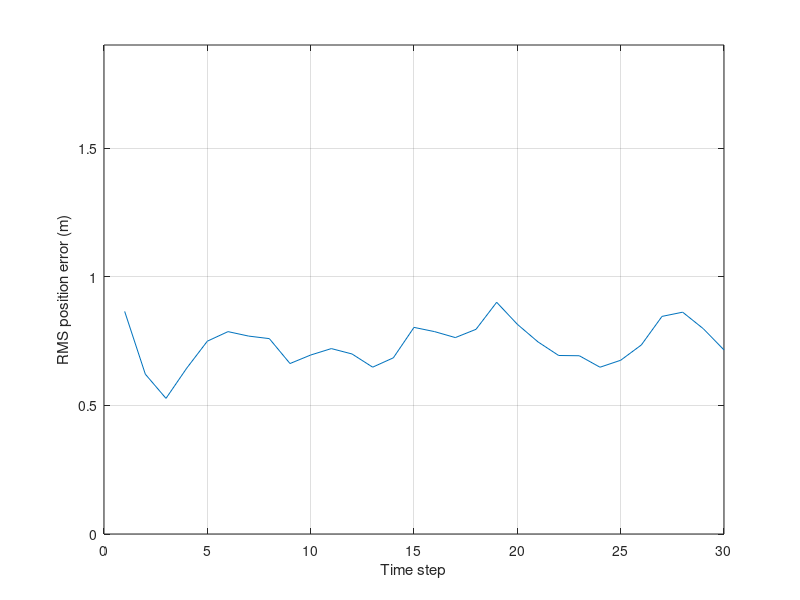

Write the MATLAB code that produced this figure.
%This code provides the Kalman filter code and the calculation of the root
%mean square error (RMSE) using Monte Carlo simulation
%Author Angel Garcia-Fernandez
clear
randn('seed',12)
rand('seed',12)

Nmc=100; %Number of Monte Carlo runs

mean_ini=[0,2,0,2]';
P_ini=diag([1 0.1 1 0.1]);
chol_ini=chol(P_ini)';

%Nearly constant velocity model
T=0.5;
F=[1 T 0 0;0 1 0 0; 0 0 1 T;0 0 0 1];
sigmaU=0.5;
Q=(sigmaU)^2*[T^3/3 T^2/2 0 0; T^2/2 T 0 0;0 0 T^3/3 T^2/2; 0 0 T^2/2 T];
chol_Q=chol(Q)';


%We measure position
H=[1, 0,0,0;
    0, 0,1,0];
R=0.5*diag([1,1]);
chol_R=chol(R)';

%Number of steps
Nsteps=30;

%Position error (squared)
sum_error2_squared_t=zeros(Nsteps,1);

%We generate ground truth according to the model
X_truth=zeros(4,Nsteps); %Components 1 and 3 denote position, 2 and 4 velocity
X_truth(:,1)=mean_ini+chol_ini*randn(4,1);
for k=2:Nsteps
    %Truth
    X_truth(:,k)=F*X_truth(:,k-1)+chol_Q*randn(4,1);
end

for i=1:Nmc
        
    %Measurements
    z_series=zeros(2,Nsteps);
    z_series(:,1)=H*X_truth(:,1)+chol_R*randn(2,1);  
    for k=2:Nsteps  
        %Measurement
        z_series(:,k)=H*X_truth(:,k)+chol_R*randn(2,1);
        %plot(z_series(1,k),z_series(2,k),'xr')
        %pause(0.5)
    end
    
    
    
    %%
    %Kalman filter
    x_k=mean_ini;
    P_k=P_ini;
    
    x_u_series=zeros(4,Nsteps);
    
    
    
    for k=1:Nsteps
        %Update
        K_gain=P_k*H'/(H*P_k*H'+R);
        x_u=x_k+K_gain*(z_series(:,k)-H*x_k);
        P_u=P_k-K_gain*H*P_k;        
        x_u_series(:,k)=x_u;
        
        
        %We sum all errors
        sum_error2_squared_t(k)=sum_error2_squared_t(k)+(X_truth(1,k)-x_u(1))^2+(X_truth(3,k)-x_u(3))^2;
        
        %Prediction
        x_k=F*x_u;
        P_k=F*P_u*F'+Q;
             
        
    end
      
    
end

rmse_error_t=sqrt(sum_error2_squared_t/Nmc);

figure(1)
plot(rmse_error_t)
ylabel('RMS position error (m)')
xlabel('Time step')
grid on

axis([ 0 Nsteps 0 max(rmse_error_t)+1]) 
% rmse_error=sqrt(sum(sum_error2_squared_t)/(Nsteps*Nmc));




